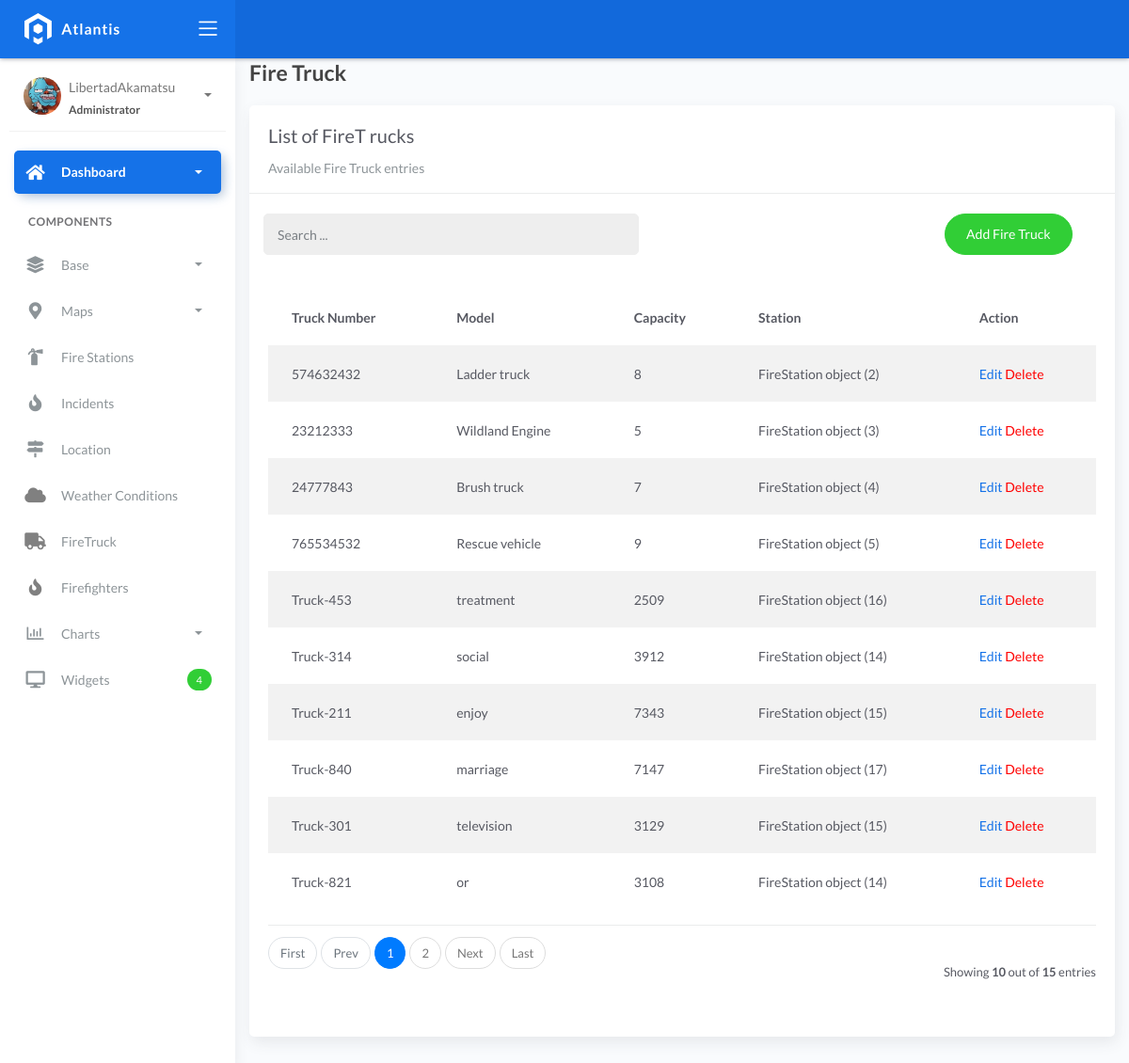
Page /firetruck_list/ on the committed database.
### fire/models.py (models this page shows)
class BaseModel(models.Model):
    created_at = models.DateTimeField(auto_now_add=True, db_index=True)
    updated_at = models.DateTimeField(auto_now=True)
    class Meta:
        abstract = True

class FireTruck(BaseModel):
    truck_number = models.CharField(max_length=150)
    model = models.CharField(max_length=150)
    capacity = models.CharField(max_length=150)  # water
    station = models.ForeignKey(FireStation, on_delete=models.CASCADE)

class FireStation(BaseModel):
    name = models.CharField(max_length=150)
    latitude = models.DecimalField(
        max_digits=22, decimal_places=16, null=True, blank=True)
    longitude = models.DecimalField(
        max_digits=22, decimal_places=16, null=True, blank=True)
    address = models.CharField(max_length=150)
    city = models.CharField(max_length=150)  # can be in separate table
    country = models.CharField(max_length=150)  # can be in separate table

### fire/views.py (the view)
# urls.py: path('firetruck_list/',  FiretruckListView.as_view(), name='fireTruck-list'),
class FiretruckListView(ListView):
    model = FireTruck
    context_object_name = 'firetruck'
    template_name = 'firetruck_list.html'
    paginate_by = 10
    def get_queryset(self, *args, **kwargs):
        qs = super().get_queryset(*args, **kwargs)
        query = self.request.GET.get("q")
        if query:
            qs = qs.filter(Q(truck_number__icontains=query) |
              Q(model__icontains=query) |
              Q(capacity__icontains=query) |
              Q(station__name__icontains=query))
        return qs

### templates/firetruck_list.html (shortened to what this page needs)
{% extends 'base.html' %}
{% load static %}
{% block content %}
<div class="content">
    <div class="container-fluid">
        <h4 class="page-title">Fire Truck</h4>
        <div class="row">
            <div class="col-md-12">
                <div class="card">
                    <div class="card-header">
                        <div class="card-title">List of FireT rucks</div>
                        <div class="card-category">Available Fire Truck entries</div>
                    </div>
                    <br />
                    <div class="col-md-12 row">
                        <div class="col-md-6">
                            <form class="navbar-left navbar-form nav-search mr-md-3" action="{% url 'fireTruck-list' %}">
                                <div class="input-group">
                                    <input type="text" placeholder="Search ..." class="form-control" name="q"/>
                                    <div class="input-group-append">
                                        <span class="input-group-text">
                                        </span>
                                    </div>
                                </div>
                            </form>
                        </div>
                        <div class="col-md-6">
                            <div class="pull-right">
                                <a href="{% url 'firetruck-add'%}" class="btn btn-success btn-rounded">Add Fire Truck</a>
                            </div>
                        </div>
                    </div>
                    <div class="card-body">
                        <table class="table table-striped mt-3">
                            <thead>
                                <tr>
                                    <th scope="col">Truck Number</th>
                                    <th scope="col">Model</th>
                                    <th scope="col">Capacity</th>
                                    <th scope="col">Station</th>
                                    <th scope="col">Action</th>
                                </tr>
                            </thead>
                            <tbody>
                                {% for object in object_list %}
                                <tr>
                                    <td>{{ object.truck_number }}</td>
                                    <td>{{ object.model }}</td>
                                    <td>{{ object.capacity }}</td>
                                    <td>{{ object.station }}</td>
                                    <td>
                                        <a href="{% url 'firetruck-update' object.pk %}">Edit</a>
                                        <a style="color: red;"  href="{% url 'firetruck-delete' object.pk %}">Delete</a>
                                    </td>
                                </tr>
                                {% empty %}
                                <tr>
                                    <td colspan="2" style="text-align: center;">
                                        <p class="text-sm font-weight-bold mb-0">No Fire Truck Found</p>
                                    </td>
                                </tr>
                                {% endfor %}
                            </tbody>
                        </table>
                        {% include 'includes/pagination.html' %}
                    </div>
                </div>
            </div>
        </div>
    </div>
</div>
{% endblock %}

### rows in the picture
FireTruck: truck_number "574632432", model "Ladder truck", capacity "8", station "FireStation object (2)"
FireTruck: truck_number "23212333", model "Wildland Engine", capacity "5", station "FireStation object (3)"
FireTruck: truck_number "24777843", model "Brush truck", capacity "7", station "FireStation object (4)"
FireTruck: truck_number "765534532", model "Rescue vehicle", capacity "9", station "FireStation object (5)"
FireTruck: truck_number "Truck-453", model "treatment", capacity "2509", station "FireStation object (16)"
FireTruck: truck_number "Truck-314", model "social", capacity "3912", station "FireStation object (14)"
FireTruck: truck_number "Truck-211", model "enjoy", capacity "7343", station "FireStation object (15)"
FireTruck: truck_number "Truck-840", model "marriage", capacity "7147", station "FireStation object (17)"
FireTruck: truck_number "Truck-301", model "television", capacity "3129", station "FireStation object (15)"
FireTruck: truck_number "Truck-821", model "or", capacity "3108", station "FireStation object (14)"

### other values in the picture
{{ page_num }} "1"
{{ page_num }} "2"
{{ object_list.count }} "10"
{{ paginator.count }} "15"
